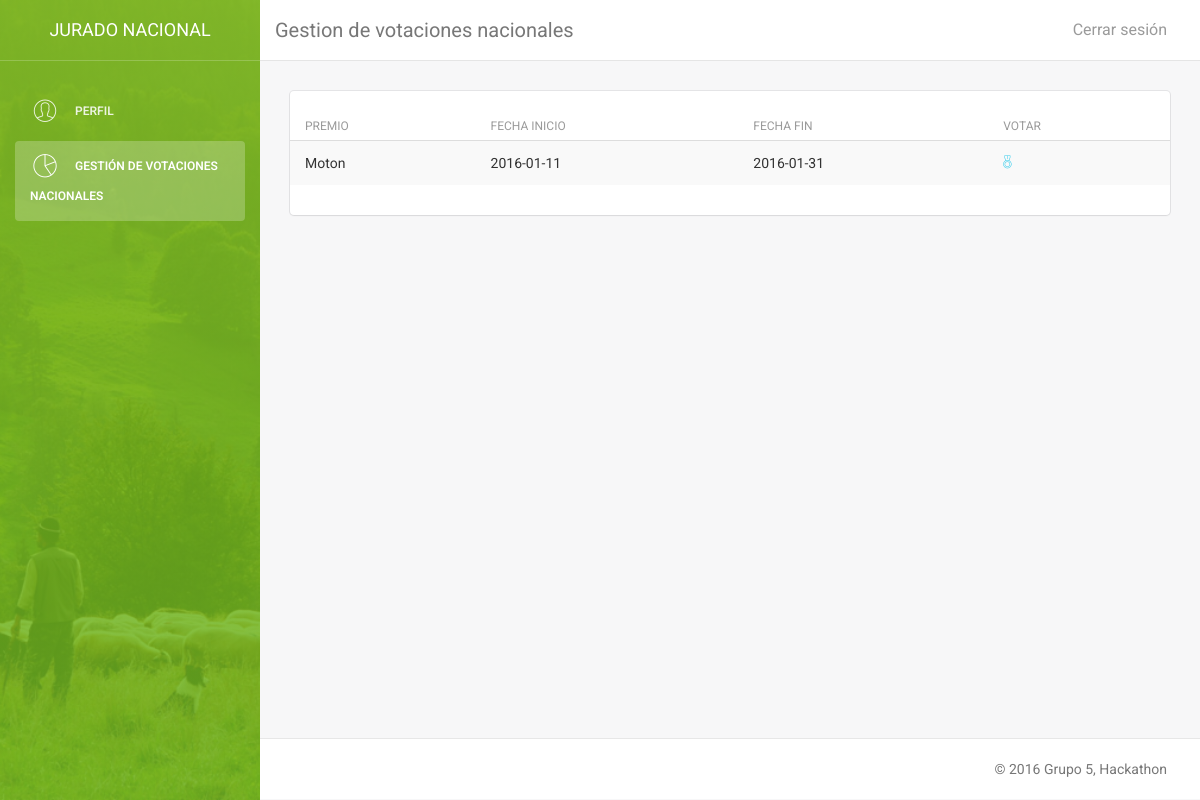
The app's page /vistas/jurado_nacional/jn_menu.php (signed in) with its own data.
### tables this page shows
CREATE TABLE IF NOT EXISTS Premio (
  `idPremio` VARCHAR(50) NOT NULL,
  `Sede_idSede` VARCHAR(50),
  `Descripcion` VARCHAR(300),
  `FechaEquipos` DATE NOT NULL,
  `FechaJuradoS` DATE NOT NULL,
  `FechaJuradoN` VARCHAR(45),
  `TipoPremio` ENUM('s', 'n') DEFAULT 'n',
  `Solucion_EsPropuesta` TINYINT(1),
  `Solucion_Equipo_idEquipo` VARCHAR(50),
  `Solucion_Reto_idReto` VARCHAR(50),
  PRIMARY KEY (`idPremio`),
  CONSTRAINT `fk_Premio_Solucion`
    FOREIGN KEY (`Solucion_EsPropuesta` , `Solucion_Equipo_idEquipo` , `Solucion_Reto_idReto`)
    REFERENCES Solucion(`EsPropuesta` , `Equipo_idEquipo` , `Reto_idReto`)
    ON DELETE CASCADE
    ON UPDATE CASCADE,
  CONSTRAINT `fk_Premio_Sede`
    FOREIGN KEY (`Sede_idSede`)
    REFERENCES Sede(`idSede`)
    ON DELETE CASCADE
    ON UPDATE CASCADE);

### modelo/esp.php (called while the page is built, shortened)
<?php
$idioma["aceptar"] = "Aceptar";
$idioma["cancelar"] = "Cancelar";
$idioma["editar"] = "Editar";
$idioma["eliminar"] = "Eliminar";
$idioma["volver"] = "Volver";
$idioma["crear"] = "Crear";
$idioma["modificar"] = "Modificar";
$idioma["cerrar"] = "Cerrar sesión";
$idioma["si"] = "SI";
$idioma["no"] = "NO";
$idioma['perfil'] = "Perfil";
$idioma['editar_perfil'] = "Editar perfil";
$idioma["login_introduccion"] = "Bienvenido a la pagina del Hackaton.";
$idioma["login_introduccion2"] = "El mayor evento de retos del mundo";
$idioma["login_logueate"] = "Logueate en nuestro sitio";
$idioma["login_introduzca"] = "Introduzca su usario y contraseña para entrar:";
$idioma["login_usuario"] = "Usuario";
$idioma["login_pass"] = "Contraseña";
$idioma["login_aceptar"] = "Entra!";
$idioma["login_registrar"] = "Regístrate";
$idioma["login_or"] = "o si no...";
$idioma["login_visita"] = "Mira los retos";
$idioma["login_retos"] = "Retos";
$idioma['login_frase_retos'] = "¡¡Aqui puedes ver todos los retos!!";
$idioma['volver_login'] = "Volver al login";
$idioma['crear_reto'] = "¡Crea un reto!";
$idioma["registro_introduccion"] = "Bienvenido a la pagina del Hackaton.";
$idioma["registro_introduccion2"] = "El mayor evento de retos del mundo";
$idioma["registro_registrate"] = "Regístrate en nuestro sitio";
$idioma["registro_introduzca"] = "Rellena los campos para regístrarte:";
$idioma["registro_usuario"] = "Usuario";
$idioma["registro_sede"] = "Sede";
$idioma["registro_nombre"] = "Nombre";
$idioma["registro_pass"] = "Contraseña";
$idioma["registro_email"] = "Correo";
$idioma["registro_equipo"] = "Equipo";
$idioma["registro_aceptar"] = "Regístrate";
$idioma["registro_volver"] = "Volver";
$idioma["reto_introduce"] = "Completa los siguientes campos";
$idioma["gestion_retos"] = "Gestión de retos";
$idioma["retoSi"] = "Retos aceptados";
$idioma["retoNo"] = "Retos no aceptados";
$idioma["reto_nombre"] = "Nombre del reto";
$idioma["reto_descripcion"] = "Descripción";
$idioma["reto_aceptado"] = "Aceptado";
$idioma["reto_crear"] = "Crear reto";
$idioma["reto_modificar"] = "Modificar reto";
$idioma["nueva_sede"] = "Nueva Sede";
$idioma["id_Sede"] = "Introduzca Ubicación";
$idioma['retos'] = "Retos";
$idioma['gestion_votos_sede'] = "Gestion de votaciones sede";
$idioma['js_no_pn'] = "No hay premios nacionales en plazo de votación sede";
$idioma['js_no_ps'] = "No hay premios sede en plazo de votación";
$idioma['premios_sede'] = "Premios sede";
$idioma['premios_nacional'] = "Premios nacionales";
$idioma['premio'] = "Premio";
$idioma['fi'] = "Fecha inicio";
$idioma['ff'] = "Fecha fin";
$idioma['votar'] = "Votar";
$idioma['titulo'] = "Titulo";
?>

### modelo/model_premio.php (called while the page is built, shortened)
<?php
include_once 'connect_DB.php';
class Premio {
    public function listar($tipo){
        $db = new Database();
        $sqlPremios = $db->consulta('SELECT * FROM Premio WHERE TipoPremio= \'' . $tipo . '\'');
        $arrayPremios = array();
        while ($row = mysqli_fetch_assoc($sqlPremios)) {
            $arrayPremios[] = $row;
        }
        return $arrayPremios;
    }
}
?>

### modelo/connect_DB.php (called while the page is built, shortened)
<?php
class Database {
    var $conexion;
    public function __construct($host="localhost",$user="admin_hackaton",
                                $pass="iu", $db="et1_hackaton"){
        $this->conexion = mysqli_connect($host, $user, $pass, $db);
    }
    public function consulta($sentencia){
        return mysqli_query($this->conexion,$sentencia);
    }
}
?>

### vistas/jurado_nacional/jn_menu.php (the view, shortened to what this page needs)
<!doctype html>
<html lang="en">
    <?php
    include_once '../../modelo/model_premio.php';
    $p = new Premio();
    $premios = $p->listar('n');
    $date = date('Y-m-d', time());
    ?>
    <body>
        <div class="wrapper">
            <?php include_once '../Sidebars/jn_sidebar.php'; jn_sidebar('', 'class="active"');?>
            <div class="main-panel">
                <nav class="navbar navbar-default navbar-fixed">
                    <div class="container-fluid">
                        <div class="navbar-header">
                            <a class="navbar-brand" href="#"><?php echo $idioma['gestion_votos_nacional']; ?></a>
                        </div>
                        <div class="collapse navbar-collapse">
                            <ul class="nav navbar-nav navbar-right">
                                <li>
                                    <a href="../../controladores/ctrl_log_out.php">
                                        <?php echo $idioma["cerrar"]; ?>
                                    </a>
                                </li>
                            </ul>
                        </div>
                    </div>
                </nav>
                <div class="content">
                    <div class="container-fluid">
                        <div class="row">
                            <div class="col-md-12">
                                <div class="card">
                                    <div class="content table-responsive table-full-width">
                                        <table class="table table-hover table-striped">
                                            <thead>
                                                <th>Premio</th>
                                                <th>Fecha inicio</th>
                                                <th>Fecha fin</th>
                                                <th>Votar</th>
                                            </thead>
                                            <tbody>
                                                <?php foreach ($premios as $p){
                                                if(($p['FechaJuradoS'] < $date) && ($p['FechaJuradoN'] >= $date)){
                                                $count++;?>
                                                <tr>
                                                    <td><?php echo $p['idPremio'];?></td>
                                                    <td><?php echo $p['FechaJuradoS'];?></td>
                                                    <td><?php echo $p['FechaJuradoN'];?></td>
                                                    <td><a href="jn_soluciones.php?premio=<?php echo $p['idPremio'];?>"><i class="pe-7s-medal"></i></a></td>
                                                </tr>
                                                <?php }
                                                }?>
                                            </tbody>
                                        </table>
                                    </div>
                                </div>
                            </div>
                        </div>
                    </div>
                </div>
                <footer class="footer">
                    <div class="container-fluid">
                        <p class="copyright pull-right"> &copy; 2016 Grupo 5, Hackathon</p>
                    </div>
                </footer>
            </div>
        </div>
    </body>
</html>

### records on screen
premio: idPremio "Moton", FechaJuradoS "2016-01-11", FechaJuradoN "2016-01-31"

### other values on screen
$idioma['gestion_votos_nacional'] "Gestion de votaciones nacionales"
$idioma["cerrar"] "Cerrar sesión"
